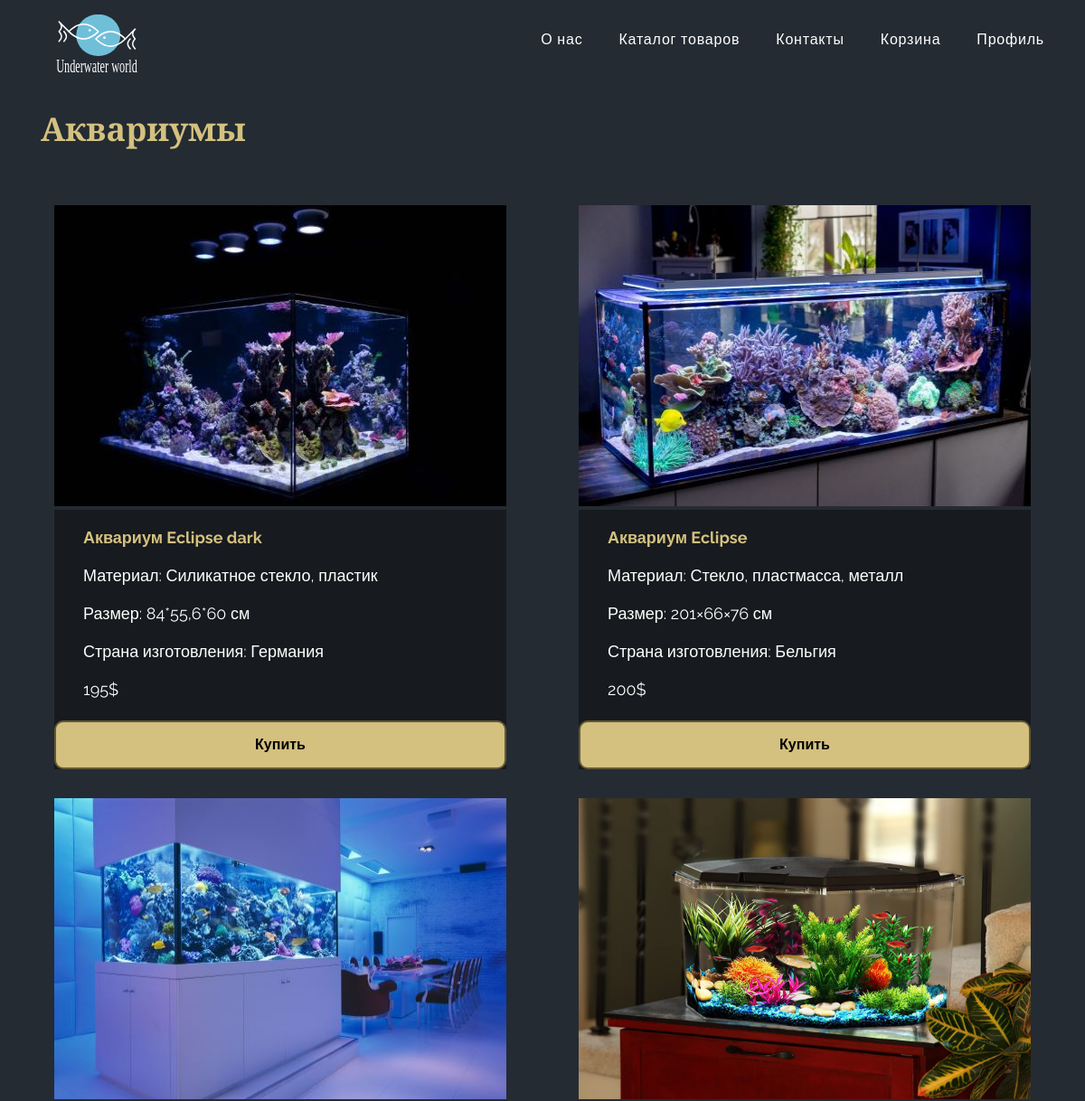
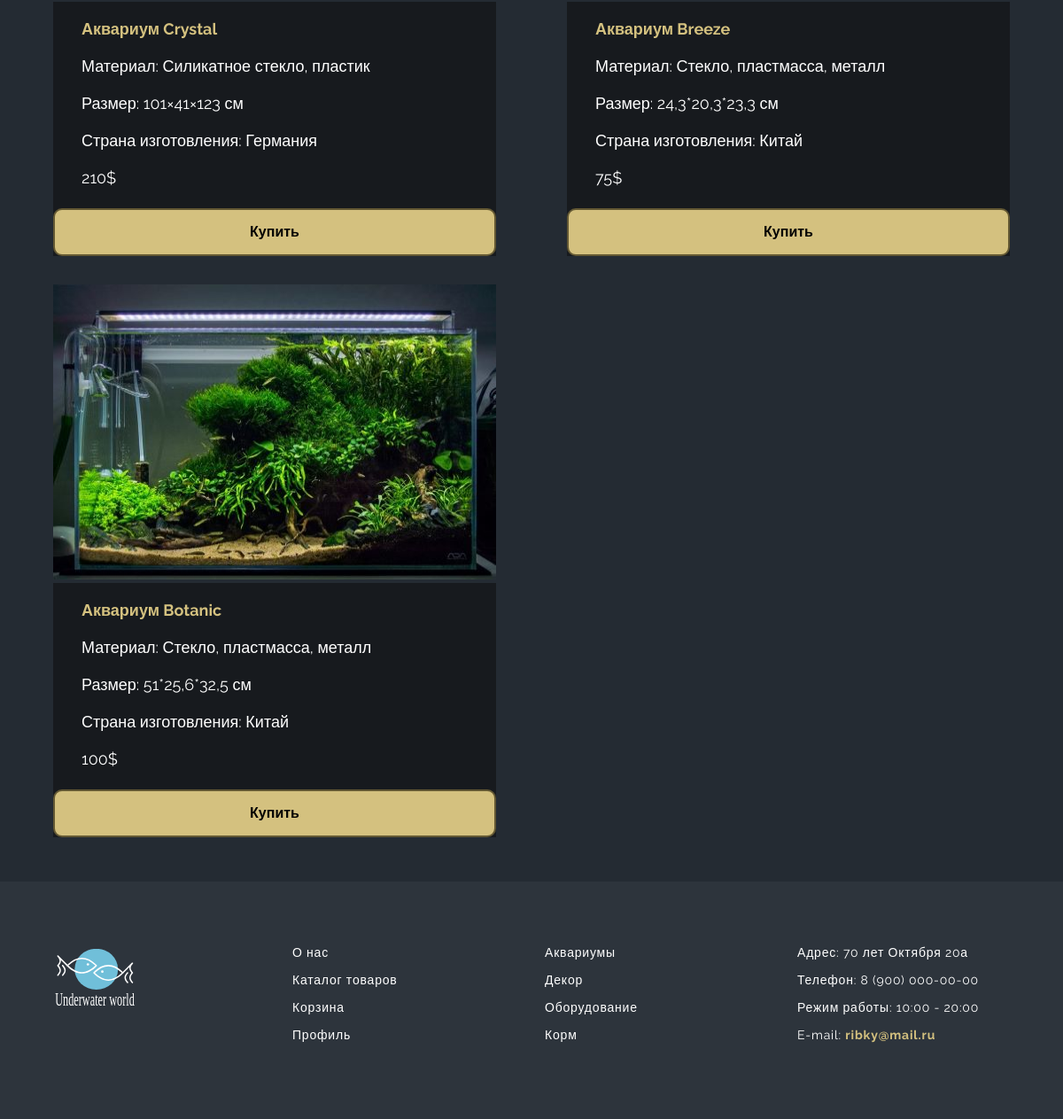
Screenshot of /aquarium.php with the database file from the repository (2 pictures, top to bottom).
### tables this page shows
CREATE TABLE `aquariums` (
  `id` int UNSIGNED NOT NULL,
  `image` varchar(60) NOT NULL,
  `name` varchar(60) NOT NULL,
  `cost` int UNSIGNED NOT NULL,
  `size` varchar(100) NOT NULL,
  `matireal` varchar(100) NOT NULL,
  `production` varchar(20) NOT NULL
);

### aquarium.php (the view, shortened to what this page needs)
<!DOCTYPE html>
<html lang="en">
<head>
    <link rel="stylesheet" href="main.css">
</head>
<body>
    <?php require_once "blocks/header.php" ?>
    <main>
        <section class="apartments none1">
            <div class="container">
                <div class="apartments__title">
                    <h2 class="title-category">Аквариумы</h2>
                </div>
                 <div class="container trending">
                    <div class="games">
                        <?php
                        require_once "lib/db.php";
                        $sql = 'SELECT * FROM aquariums ORDER BY id DESC';
                        $query = $pdo->prepare($sql);
                        $query->execute();
                        $games = $query->fetchAll(PDO::FETCH_OBJ);
                        foreach($games as $el)
                            echo
                                '<div class="block">
                                    <img class="form" src="/img/aquariums/'.$el->image.'" alt="">
                                    <div class="description">
                                    <span class="desc-title">'.$el->name.'</span>
                                    <span>Материал: '.$el->matireal.'</span>
                                    <span>Размер: '.$el->size.' см</span>
                                    <span>Страна изготовления: '.$el->production.'</span>
                                    <span>'.$el->cost.'$</span>
                                    <button class="buy"> Купить</button>
                                    </div>
                                </div>';
                        ?>
                    </div>
                </div>
            </div>
        </section>
    </main>
    <?php require_once "blocks/footer.php"; ?>
</body>
</html>

### blocks/header.php (shortened to what this page needs)
<header class=" none1">
        <div class="header__top">
            <div class="container">
                <div class="header__top-row">
                    <a href="index.php" class="logo-link">
                    </a>
                    <div class="header__nav">
                        <nav class="nav">
                            <ul class="nav__list">
                                <li><a href="index.php #AboutUs">О нас</a></li>
                                <li><a href="index.php #catalog">Каталог товаров</a></li>
                                <li><a href="#cont">Контакты</a></li>
                                <li><a href="busket.php">Корзина</a></li>
                                <li><a href="register.php">Профиль</a></li>
                            </ul>
                        </nav>
                    </div>
                </div>
            </div>
        </div>
    </header>

### blocks/footer.php (shortened to what this page needs)
<footer class="footer none1" id="cont">
    <div class="container">
        <div class="footer__grid">
            <div class="footer__logo">
                <a href="index.php" class="logo-link">
                </a>
            </div>
            <div class="footer__nav">
                <nav>
                    <ul class="footer__nav-list">
                        <li><a href="index.php #AboutUs">О нас</a></li>
                        <li><a href="index.php #catalog">Каталог товаров</a></li>
                        <li><a href="busket.php">Корзина</a></li>
                        <li><a href="register.php">Профиль</a></li>
                    </ul>
                </nav>
            </div>
            <div class="footer__nav">
                 <nav>
                    <ul class="footer__nav-list">
                        <li><a href="./aquarium.php">Аквариумы</a></li>
                        <li><a href="./dekor.php">Декор</a></li>
                        <li><a href="./equipment.php">Оборудование</a></li>
                        <li><a href="./food.php">Корм</a></li>
                    </ul>
                </nav>
            </div>
            <div class="footer__address">
                <ul class="footer__nav-list">
                    <li>Адрес: 70 лет Октября 20а</li>
                    <li>Телефон: <a href="tel:+79000000000">8 (900) 000-00-00</a></li>
                    <li>Режим работы: 10:00 - 20:00</li>
                    <li>E-mail: <a class="link-bold" href="mailto:ribky@mail.ru">ribky@mail.ru</a></li>
                </ul>
                <ul class="footer__socials">
                </ul>
            </div>
        </div>
    </div>
</footer>

### main.css (style rules this page uses)
* { padding: 0px; margin: 0px; border: none; }
*, *::before, *::after { box-sizing: border-box; }
a, a:link, a:visited { text-decoration: none; }
aside, nav, footer, header, section, main { display: block; }
h1, h2, h3, h4, h5, h6, p { font-size: inherit; font-weight: inherit; }
ul, ul li { list-style: none; }
img, svg { max-width: 100%; height: auto; }
body { font-family: "Raleway", sans-serif; background-color: #242B33; color: #fff; font-size: 18px; }
a { color: #fff; transition: color 0.2s ease-in; }
.container { margin: 0 auto; padding: 0 15px; max-width: 1140px; }
.logo-link { margin-top: 1rem; display: block; width: 150px; height: 70px; background: url('img/logos.svg') no-repeat center/contain; }
.title-2, .title-category { font-size: 36px; font-family: "Playfair Display", serif; color: #D4C17F; font-weight: 700; }
.title-category { margin-top: 2rem; margin-bottom: -10rem; }
.link-bold { color: #D4C17F; font-weight: 700; }
.header__top-row { display: flex; justify-content: space-between; align-items: center; }
.nav { font-size: 16px; letter-spacing: 0.05em; }
.nav__list { display: flex; -moz-column-gap: 40px; column-gap: 40px; }
.apartments__title { margin-bottom: 88px; }
.footer { padding-top: 72px; padding-bottom: 51px; background-color: #2D343C; font-size: 14px; letter-spacing: 0.05rem; }
.footer__grid { display: grid; grid-template-columns: repeat(4, 1fr); gap: 30px; }
.footer__logo { margin-top: -12px; }
.footer__nav-list { display: grid; gap: 15px; }
.footer__address { display: grid; gap: 20px; }
.footer__socials { display: flex; align-items: center; -moz-column-gap: 22px; column-gap: 22px; }
.trending { padding-top: 50px; }
.trending .games { display: flex; justify-content: space-between; flex-wrap: wrap; width: 100%; padding: 50px 0; }
.form { width: 500px; height: 333px; margin-top: 2rem; position: relative; transition: all 0.2s ease-in; }
.trending .games span { margin-top: 20px; padding-left: 2rem; }
.description { display: flex; flex-direction: column; text-align: start; background-color: #0c0c0c86; }
.desc-title { font-weight: bold; color: #D4C17F; }
.buy { padding: 1rem 2rem; border-radius: 10px; background-color: #D4C17F; margin-top: 1.5rem; font-size: 16px; font-weight: bold; border: 2px solid #635833; }
h2 { font-size: 2rem; margin-bottom: 20px; color: #D4C17F; }
button { background: #fff; color: #000; font-weight: 600; border: none; padding: 12px 20px; cursor: pointer; border-radius: 3px; font-size: 16px; border: 2px solid transparent; transition: 0.3s ease; }

### rows the page displays
aquariums: image (picture), name "Аквариум Eclipse dark", matireal "Силикатное стекло, пластик", size "84*55,6*60", production "Германия", cost "195"
aquariums: image (picture), name "Аквариум Eclipse", matireal "Стекло, пластмасса, металл", size "201×66×76", production "Бельгия", cost "200"
aquariums: image (picture), name "Аквариум Crystal", matireal "Силикатное стекло, пластик", size "101×41×123", production "Германия", cost "210"
aquariums: image (picture), name "Аквариум Breeze", matireal "Стекло, пластмасса, металл", size "24,3*20,3*23,3", production "Китай", cost "75"
aquariums: image (picture), name "Аквариум Botanic", matireal "Стекло, пластмасса, металл", size "51*25,6*32,5", production "Китай", cost "100"
